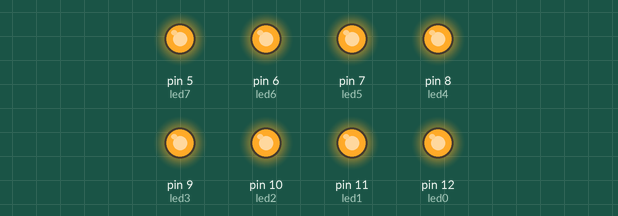
This sketch was run on a simulated Arduino Uno, built with avr-gcc and run on an emulated ATmega328P. On the bench: output pins drawn as LEDs (lit = HIGH).

Above: at 0.2 s.
At 1.7 s:
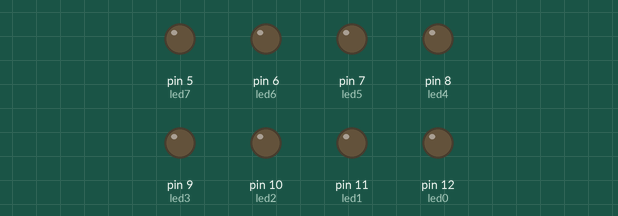
Timing chart, 0 to 3.0 s (numbered marks = the images above):
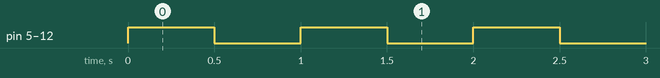

The sketch:

Prj01.1.ino
```cpp
int led0 = 12;
int led1 = 11;
int led2 = 10;
int led3 = 9;
int led4 = 8;
int led5 = 7;
int led6 = 6;
int led7 = 5;


void setup()
{
  pinMode(led0, OUTPUT);
  pinMode(led1, OUTPUT);
  pinMode(led2, OUTPUT);
  pinMode(led3, OUTPUT);
  pinMode(led4, OUTPUT);
  pinMode(led5, OUTPUT);
  pinMode(led6, OUTPUT);
  pinMode(led7, OUTPUT);
}
void loop()
{
  digitalWrite(led0, HIGH);
  digitalWrite(led1, HIGH);
  digitalWrite(led2, HIGH);
  digitalWrite(led3, HIGH);
  digitalWrite(led4, HIGH);
  digitalWrite(led5, HIGH);
  digitalWrite(led6, HIGH);
  digitalWrite(led7, HIGH);

  delay(500);

  digitalWrite(led0, LOW);
  digitalWrite(led1, LOW);
  digitalWrite(led2, LOW);
  digitalWrite(led3, LOW);
  digitalWrite(led4, LOW);
  digitalWrite(led5, LOW);
  digitalWrite(led6, LOW);
  digitalWrite(led7, LOW);

  delay(500);
}
```

Measured:
- by itself, pin 5 (led7), pin 6 (led6), pin 7 (led5), pin 8 (led4), pin 9 (led3), pin 10 (led2), pin 11 (led1), pin 12 (led0): alternates HIGH for 0.50 s and LOW for 0.50 s
